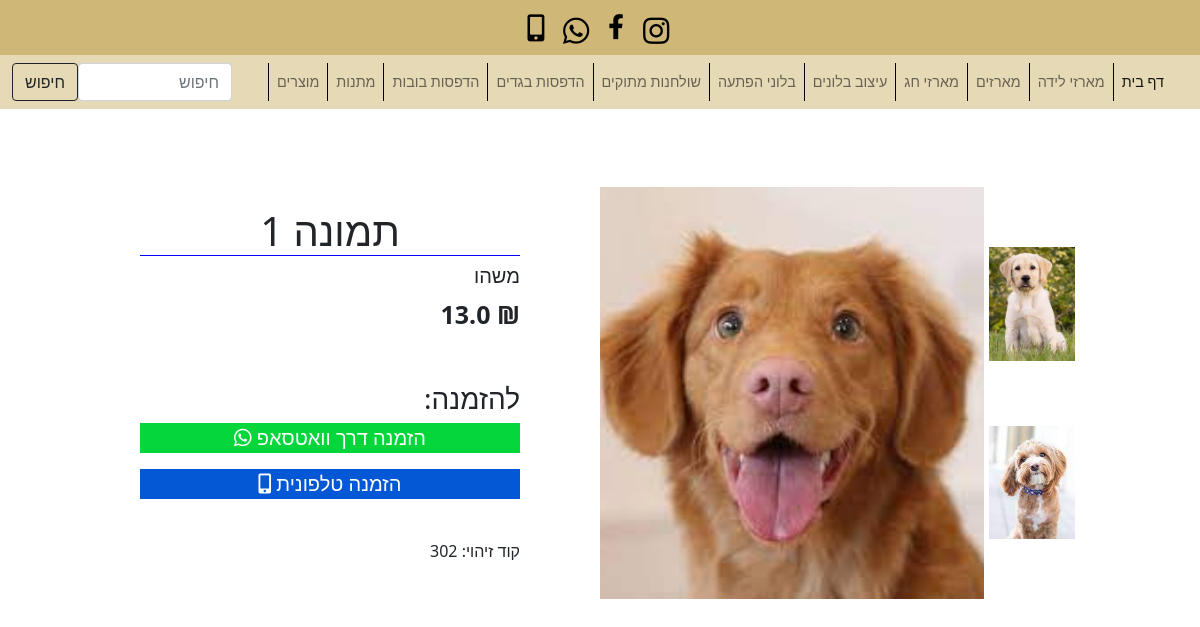
Screenshot of /product/302 with the database file from the repository.
### shop/models.py (models this page shows, shortened)
class Product(models.Model):
	name = models.CharField('שם המוצר', max_length=100)
	price = models.FloatField('מחיר המוצר', validators=[MinValueValidator(5)])
	description = models.TextField("תיאור המוצר", blank=True)
	image = models.ImageField('תמונת המוצר', upload_to="product_images")
	subimage1 = models.ImageField('תמונה נוספת 1', blank=True, upload_to="product_sub_images")
	subimage2 = models.ImageField('תמונה נוספת 2', blank=True, upload_to="product_sub_images")
	sale = models.BooleanField('לעשות מבצע ?', default=False)
	sale_price = models.FloatField('מחיר המבצע', validators=[MinValueValidator(5)])
	category = models.ManyToManyField(Categorie, 'קטגוריות', blank=True, default='uncategorized')
	hot_product = models.BooleanField('להוסיף למוצרים חמים ?', default=False)

### shop/views.py (the view)
# urls.py: path('product/<product_id>', views.show_product, name="show-product"),
def show_product(request, product_id):
	product = Product.objects.get(pk=product_id)
	return render(request, 'shop/product.html', {'product': product})

### shop/templates/shop/product.html
{% extends 'shop/base.html' %}
{% block head %}
	{% load static %}
	<link rel="stylesheet" href="{% static '/css/product.css' %}">
	<link rel="stylesheet" href="{% static '/css/navbar.css' %}">
{% endblock %}
{% block body %}
	{% include 'shop/navbar.html' %}
	<div class="product-info-container">
		<div class="image-container">
		<div class="sub-images">
				{% if product.subimage1 %}
						<a class="subimage-link" href="{% url 'subimage' 1 product.id %}"><img class="sub-image" src="{{ product.subimage1.url }}"></img></a>
				{% endif %}
				{% if product.subimage2 %}
						<a class="subimage-link" href="{% url 'subimage' 2 product.id %}"><img class="sub-image" src="{{ product.subimage2.url }}"></img></a>
				{% endif %}
			</div>
			<img src="{{ product.image.url }}" class="product_img">
		</div>
		<div class="product-info">
			<h1 class="product-name">{{ product.name }}</h1>
			<div class="product-desc">
				<h5>{{ product.description }}</h5>
			</div>
			<div class="product-price">
				{% if product.sale %}
					<div>
						<strong>
							<span class="product-currensy">&#8362;</span>
							<span class="product-price-value"> {{ product.sale_price }} &nbsp;&nbsp;&nbsp;</span>
						</strong>
						<s>
							<span class="product-currensy">&#8362;</span>
							<span class="product-price-value"> {{ product.price }}  </span>
						</s>
					</div>
				{% else %}
					<strong>
						<span class="product-currensy">&#8362;</span>
						<span class="product-price-value"> {{ product.price }} </span>
					</strong>
				{% endif %}
			</div>
			<br><br>
			<h3>להזמנה:</h3>
			<div class="buttons">
				<a href="https://wa.me/+972506626266?text=היי סבטה, אני רוצה להזמין {{ product.name }}" class="contact">
					<div class="whatsapp">
						<p>הזמנה דרך וואטסאפ <i class="fab fa-whatsapp"></i></p>
					</div>
				</a>
				<a href="tel:0506626266" class="contact phone-contact">
					<div class="phone">
						<p>הזמנה טלפונית   <i class="fas fa-mobile-alt"></i></p>
					</div>
				</a>
			</div>
			<br>
			<p class="product-id">קוד זיהוי:    {{ product.id }}</p>
		</div>
	</div>
{% endblock %}

### shop/templates/shop/base.html (shortened to what this page needs)
<!doctype html>
<html lang="en" style="direction: rtl;">
  <head>
    {% block head %}
    {% endblock %}
    <link href="https://cdn.jsdelivr.net/npm/bootstrap@5.0.1/dist/css/bootstrap.min.css" rel="stylesheet">
    {% load static %}
    <link rel="stylesheet" href="https://pro.fontawesome.com/releases/v5.10.0/css/all.css"/>
  </head>
  <body>
    {% block body %}
    {% endblock %}
  </body>
</html>

### shop/templates/shop/navbar.html (shortened to what this page needs)
<nav class="navbar navbar-expand-lg navbar-light fixed-top navbar-top">
  <ul class="side-follow">
    <li class="side-follow-instagram">
      <a href="https://www.instagram.com/e.l.agiftsbysvetlana/" ><i class="fab fa-instagram"></i></a>
    </li>
    <li class="side-follow-facebook">
      <a href="https://www.facebook.com/ELAGiftsBySvetlana/" ><i class="fab fa-facebook-f"></i></a>
    </li>
    <li class="side-follow-whatsapp">
      <a href="https://wa.me/+972506626266?text=היי סבטה, יש לי שאלה"><i class="fab fa-whatsapp"></i></a>
    </li>
    <li class="side-follow-phone">
      <a href="tel:0506626266"><i class="fas fa-mobile-alt"></i></a>
    </li>
  </ul>
</nav>
<nav class="navbar navbar-expand-lg navbar-light fixed-top">
  <div class="container-fluid">
    <div class="collapse navbar-collapse" id="navbarSupportedContent">
      <ul class="navbar-nav ms-auto mb-2 mb-lg-0">
        <li class="nav-item">
          <a class="nav-link active" aria-current="page" href="{% url 'home' %}">דף בית</a>
        </li>
        <li class="nav-item">
          <a class="nav-link" href="{% url 'category' 'מארזי לידה' %}">מארזי לידה</a>
        </li>
        <li class="nav-item">
          <a class="nav-link" href="{% url 'category' 'מארזים' %}">מארזים</a>
        </li>
        <li class="nav-item">
          <a class="nav-link" href="{% url 'category' 'מארזי חג' %}">מארזי חג</a>
        </li>
        <li class="nav-item">
          <a class="nav-link" href="{% url 'category' 'עיצוב בלונים' %}">עיצוב בלונים</a>
        </li>
        <li class="nav-item">
          <a class="nav-link" href="{% url 'category' 'בלוני הפתעה' %}">בלוני הפתעה</a>
        </li>
        <li class="nav-item">
          <a class="nav-link" href="{% url 'category' 'שולחנות מתוקים' %}">שולחנות מתוקים</a>
        </li>
        <li class="nav-item">
          <a class="nav-link" href="{% url 'category' 'הדפסות בגדים' %}">הדפסות בגדים</a>
        </li>
        <li class="nav-item">
          <a class="nav-link" href="{% url 'category' ' הדפסות בובות' %}"> הדפסות בובות</a>
        </li>
        <li class="nav-item">
          <a class="nav-link" href="{% url 'category' 'מתנות'%}">מתנות</a>
        </li>
        <li class="nav-item">
          <a class="nav-link" href="{% url 'category' 'מוצרים' %}">מוצרים</a>
        </li>
      </ul>
      <form class="d-flex search-width" method=POST action="{% url 'search' %}">
        <input class="form-control me-2" type="search" placeholder="חיפוש" aria-label="Search" name="searched">
        <button class="btn btn-outline-dark" type="submit">חיפוש</button>
      </form>
    </div>
  </div>
</nav>

### static/css/product.css (style rules this page uses)
body { margin: 0; padding: 0; min-height: 75vh; }
.product-info-container { width: 70%; margin: 187px auto 0 auto; display: flex; flex-direction: row; position: relative; }
.product-info { width: 50%; padding: 20px 80px 20px 20px; }
.product-name { text-align: center; border-bottom: 1px solid blue; }
.contact { color: white; text-decoration: none; font-size: 20px; text-align: center; }
.whatsapp { background-color: #04d63c; }
.phone { background-color: #0458d6; }
.product-price { font-size: 25px; }
.sub-images { width: 30%; display: flex; flex-direction: column; justify-content: space-evenly; }
.sub-images a { height: 30%; }
.sub-images img { width: 100%; height: 100%; padding: 5px; cursor: pointer; object-fit: cover; }
.image-container { width: 50%; display: flex; flex-direction: row; }
.product_img { width: 80%; object-fit: cover; }
@media (max-width: 1300px) { .product-info-container { width: 80%; } }

### static/css/navbar.css (style rules this page uses)
nav { background-color: #e6d9b5; direction: rtl; }
.navbar { top: 55px!important; }
.nav-item { border-left: 1px solid black; }
.search-width { width: 40vw; }
.navbar-top { background-color: #cfb778; top: 0!important; height: 55px; }
.side-follow { border-radius: 4px; overflow: hidden; list-style: none; display: flex; flex-direction: row; align-items: center; justify-content: center; margin: 0; width: 100%; }
.side-follow li { width: 40px; height: 40px; text-align: center; }
.side-follow li a { width: 100%; height: 100%; transition: all .2s; align-items: center; }
.side-follow li a i { color: black; }
.side-follow-facebook { font-size: 25px; }
.side-follow-instagram { font-size: 30px; }
.side-follow-whatsapp { font-size: 30px; }
.side-follow-phone { font-size: 27px; }
@media (max-width: 1752px) { .search-width { width: 32vw; } }
@media (max-width: 1546px) { .search-width { width: 25vw; } }
@media (max-width: 1402px) { .search-width { width: 24vw; } }
@media (max-width: 1383px) { .search-width { width: 22vw; } }
@media (max-width: 1348px) { .search-width { width: 21vw; } }
@media (max-width: 1331px) { .search-width { width: 20vw; } }
@media (max-width: 1314px) { .search-width { width: 19vw; } }
@media (max-width: 1298px) { .nav-link { font-size: 1.2vw; } }
@media (max-width: 1203px) { .navbar-nav { padding-inline-start: 0; } }

### rows the page displays
Product: subimage1 (picture), subimage2 (picture), image (picture), name "תמונה 1", description "משהו", price "13.0", id "302"
